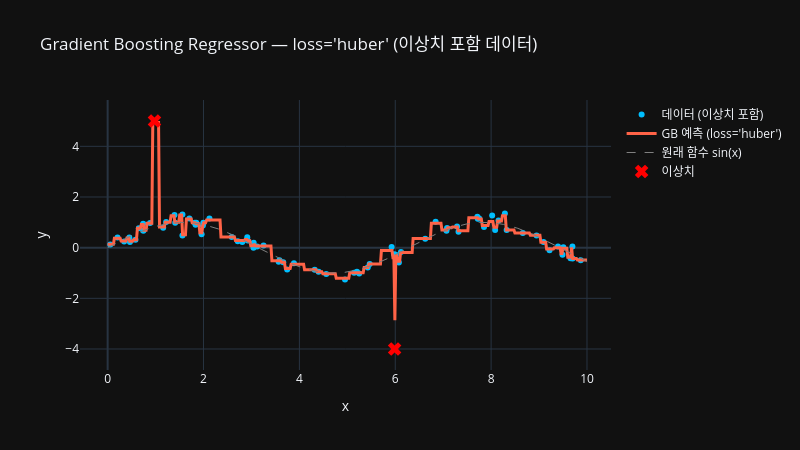

Notebook code cell kept with this figure:
### Markdown cell above
#### 회귀 예시 — 이상치가 있을 때 loss 선택이 중요! (sin 데이터 + 이상치)

- 위의 회귀 트리 실습에서 쓴 **sin 데이터**를 재활용
- 이상치를 추가해서, loss에 따라 예측이 얼마나 달라지는지 시각화
- `"squared_error"`(기본값)를 활성화, 나머지는 주석 처리

### Code cell
# 회귀: 손실 함수에 따른 예측 차이 시각화
from sklearn.ensemble import GradientBoostingRegressor
from sklearn.metrics import mean_squared_error, r2_score
import plotly.graph_objects as go

np.random.seed(42)
X_reg = np.sort(np.random.rand(80, 1) * 10, axis=0)
y_reg = np.sin(X_reg).ravel() + np.random.normal(0, 0.2, 80)

# 이상치 추가 (3회차 스케일러에서 배운 것처럼, 이상치가 있으면 결과가 달라짐!)
y_reg_outlier = y_reg.copy()
y_reg_outlier[10] = 5.0    # 원래 약 0.8인데 5.0으로 이상치
y_reg_outlier[50] = -4.0   # 원래 약 -0.5인데 -4.0으로 이상치

# 손실 함수 선택 (하나만 활성화, 나머지는 주석 처리) 
# loss_choice = "squared_error"    # 기본값: 평균제곱오차 (L2), 이상치에 민감
# loss_choice = "absolute_error" # 절대오차 (L1), 이상치에 강함 (중앙값 예측)
loss_choice = "huber"          # L1 + L2 혼합, 이상치에 적당히 강건
# loss_choice = "quantile"       # 분위수 회귀 (alpha=0.5이면 중앙값)

gb_reg = GradientBoostingRegressor(
    loss=loss_choice,            # ← 여기서 손실 함수를 바꿈!
    n_estimators=200,
    learning_rate=0.1,
    max_depth=3,
    random_state=42
)
gb_reg.fit(X_reg, y_reg_outlier)

# 예측
X_plot = np.linspace(0, 10, 500).reshape(-1, 1)
y_pred_loss = gb_reg.predict(X_plot)

rmse = np.sqrt(mean_squared_error(y_reg_outlier, gb_reg.predict(X_reg)))
r2 = r2_score(y_reg_outlier, gb_reg.predict(X_reg))
print(f"[회귀] loss='{loss_choice}'")
print(f"RMSE: {rmse:.3f}, R²: {r2:.3f}")

fig = go.Figure()
fig.add_trace(go.Scatter(
    x=X_reg.ravel(), y=y_reg_outlier,
    mode="markers", name="데이터 (이상치 포함)",
    marker=dict(size=6, color="#00BFFF")
))
fig.add_trace(go.Scatter(
    x=X_plot.ravel(), y=y_pred_loss,
    mode="lines", name=f"GB 예측 (loss='{loss_choice}')",
    line=dict(color="#FF6347", width=3)
))
fig.add_trace(go.Scatter(
    x=X_plot.ravel(), y=np.sin(X_plot).ravel(),
    mode="lines", name="원래 함수 sin(x)",
    line=dict(color="gray", width=1, dash="dash")
))
fig.add_trace(go.Scatter(
    x=[X_reg[10, 0], X_reg[50, 0]],
    y=[y_reg_outlier[10], y_reg_outlier[50]],
    mode="markers", name="이상치",
    marker=dict(size=12, color="red", symbol="x")
))
fig.update_layout(
    title=f"Gradient Boosting Regressor — loss='{loss_choice}' (이상치 포함 데이터)",
    xaxis_title="x", yaxis_title="y",
    template="plotly_dark", width=800, height=450
)
fig.show()

# 주석을 바꿔가며 실행
# squared_error: 이상치 쪽으로 예측이 끌려감 (이상치에 민감)
# absolute_error: 이상치 영향이 줄어듦 (중앙값 쪽으로 예측)
# huber: 중간 정도의 강건성

### Figure 1 — Plotly figure (JSON) as saved in the notebook; plotly's stock layout.template omitted (floating-point values rounded to 4 significant figures; data arrays with more than 128 entries replaced by an {"elided": "..."} marker saying what was removed)
{"data": [{"marker": {"color": "#00BFFF", "size": 6}, "mode": "markers", "name": "데이터 (이상치 포함)", "x": [0.05522, 0.2058, 0.3439, 0.4523, 0.4645, 0.5808, 0.6505, 0.7404, 0.7455, 0.8849, 0.9767, 1.159, 1.22, 1.395, 1.409, 1.56, 1.56, 1.705, 1.818, 1.834, 1.849, 1.96, 1.987, 1.997, 2.123, 2.588, 2.713, 2.809, 2.912, 2.921, 3.042, 3.046, 3.117, 3.253, 3.568, 3.585, 3.664, 3.745, 3.887, 4.319, 4.402, 4.561, 4.952, 5.142, 5.201, 5.248, 5.427, 5.467, 5.924, 5.979, 5.987, 6.011, 6.075, 6.119, 6.625, 6.842, 7.069, 7.081, 7.29, 7.32, 7.713, 7.722, 7.751, 7.852, 8.022, 8.084, 8.155, 8.287, 8.324, 8.662, 8.948, 9.093, 9.219, 9.395, 9.489, 9.507, 9.656, 9.696, 9.699, 9.869], "y": [0.1214, 0.3995, 0.2413, 0.3999, 0.2267, 0.3095, 0.7681, 0.9459, 0.6639, 0.9746, 5.0, 0.7873, 1.012, 1.292, 0.9798, 1.313, 0.476, 1.155, 0.9869, 0.9057, 0.98, 0.5278, 0.8706, 0.9821, 1.147, 0.4223, 0.2534, 0.2258, 0.4104, 0.2841, -0.006944, 0.198, 0.04389, 0.08225, -0.5536, -0.4942, -0.5771, -0.8605, -0.6189, -0.8716, -0.951, -1.035, -1.255, -0.9931, -0.9517, -1.021, -0.7876, -0.6477, 0.02586, -0.2646, -4.0, -0.2836, -0.59, -0.1692, 0.3475, 1.023, 0.6686, 0.7759, 0.8382, 0.627, 1.219, 1.142, 1.153, 0.8181, 1.266, 0.6933, 1.073, 1.346, 0.6933, 0.5778, 0.4786, 0.2248, -0.1056, 0.0435, -0.2765, 0.01245, -0.4134, 0.04223, -0.4275, -0.494], "type": "scatter"}, {"line": {"color": "#FF6347", "width": 3}, "mode": "lines", "name": "GB 예측 (loss='huber')", "x": {"elided": "500 float values"}, "y": {"elided": "500 float values"}, "type": "scatter"}, {"line": {"color": "gray", "dash": "dash", "width": 1}, "mode": "lines", "name": "원래 함수 sin(x)", "x": {"elided": "500 float values"}, "y": {"elided": "500 float values"}, "type": "scatter"}, {"marker": {"color": "red", "size": 12, "symbol": "x"}, "mode": "markers", "name": "이상치", "x": [0.9767, 5.987], "y": [5.0, -4.0], "type": "scatter"}], "layout": {"title": {"text": "Gradient Boosting Regressor — loss='huber' (이상치 포함 데이터)"}, "xaxis": {"title": {"text": "x"}}, "yaxis": {"title": {"text": "y"}}, "width": 800, "height": 450}}
